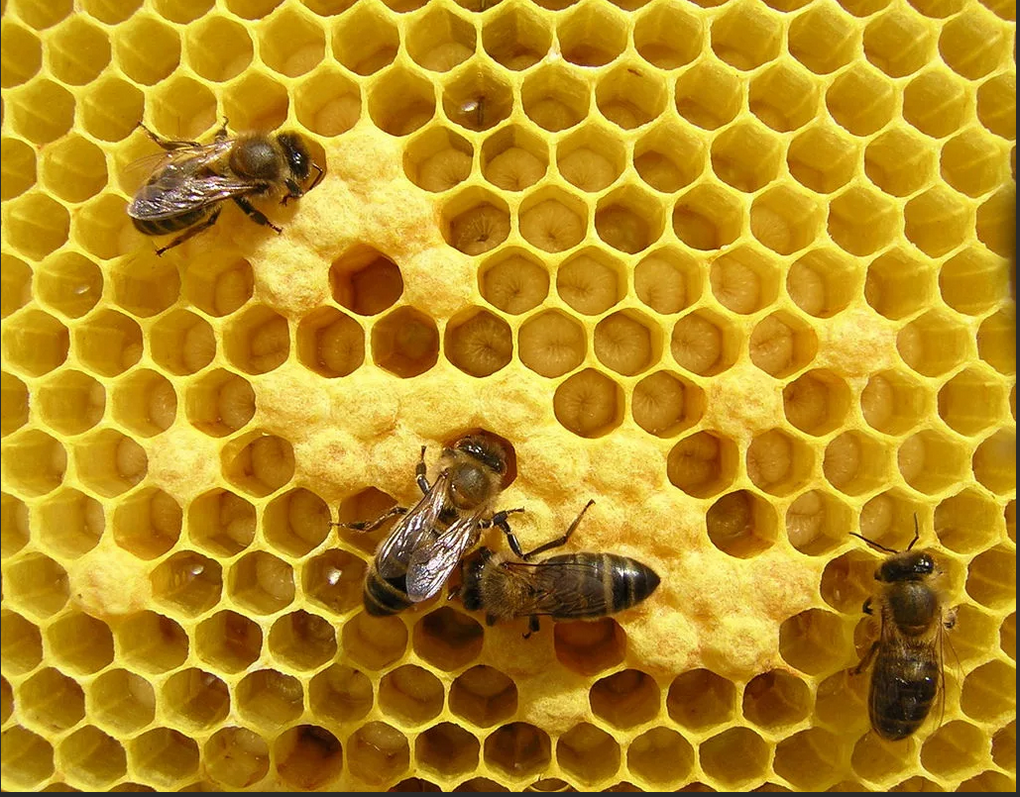
#> input picture imgs/4bees_real.png, 1020 x 797 px
$ python water_shed.py
#> lines starting #> are read from the running program, lines starting #| are printed output that depends on the picture; after the words box and inside, x2 and y2 are one past the last pixel; in counts of white or black regions, pixels touching at a corner belong together
#!/usr/bin/env python3

"""

    Potapov Anton
    22.11.2020
    OpenCv Bees segmentation with Water Shed algorithm

"""

import os
import numpy as np
import cv2

# read in images
dir_name = os.path.dirname(__file__)
image = cv2.imread(os.path.join(dir_name, '../imgs/4bees_real.png'))
#> image is the input picture: shape (797, 1020, 3); mean B, G, R 30.9, 139.5, 182.1

# convert to grayscale
img_gray = cv2.cvtColor(image, cv2.COLOR_BGR2GRAY)
ret, thresh = cv2.threshold(img_gray, 0, 255, cv2.THRESH_BINARY_INV+cv2.THRESH_OTSU)
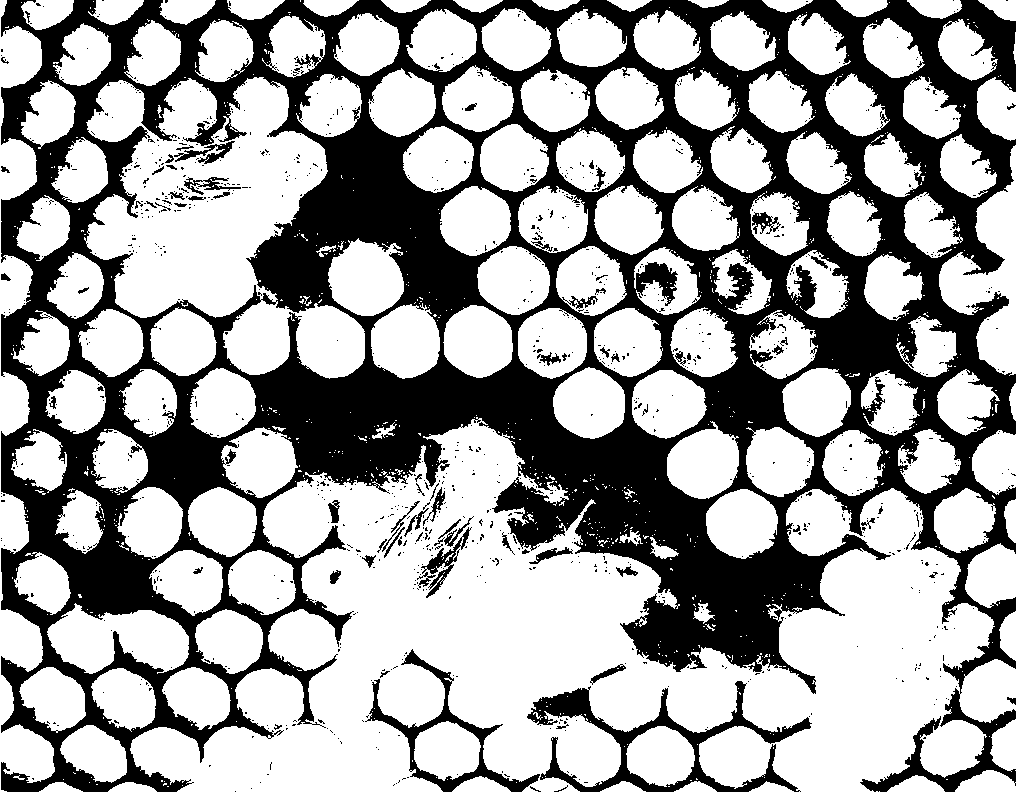
#> thresh: shape (797, 1020); 64.2% white; 1144 black regions (1069 under 20 px), largest, box (x1, y1, x2, y2) and area: (1, 0, 1016, 792) 272406, (527, 681, 812, 792) 6710, (365, 649, 540, 792) 3321
#> ret = 152
# noise removal
kernel = np.ones((3, 3), np.uint8)
opening = cv2.morphologyEx(thresh, cv2.MORPH_OPEN, kernel, iterations=2)
#> opening: shape (797, 1020); 61.3% white; 245 black regions (215 under 20 px), largest, box (x1, y1, x2, y2) and area: (0, 0, 1016, 792) 299532, (362, 649, 812, 792) 11182, (413, 516, 474, 598) 1895

# sure background area
sure_bg = cv2.dilate(opening, kernel, iterations=3)
#> sure_bg: shape (797, 1020); 76.4% white; 179 black regions (99 under 20 px), largest, box (x1, y1, x2, y2) and area: (250, 344, 831, 670) 56130, (502, 0, 1013, 547) 52972, (0, 0, 236, 633) 30499

# Finding sure foreground area
dist_transform = cv2.distanceTransform(opening, cv2.DIST_L2, 5)
ret, sure_fg = cv2.threshold(dist_transform, 0.7*dist_transform.max(), 255, 0)
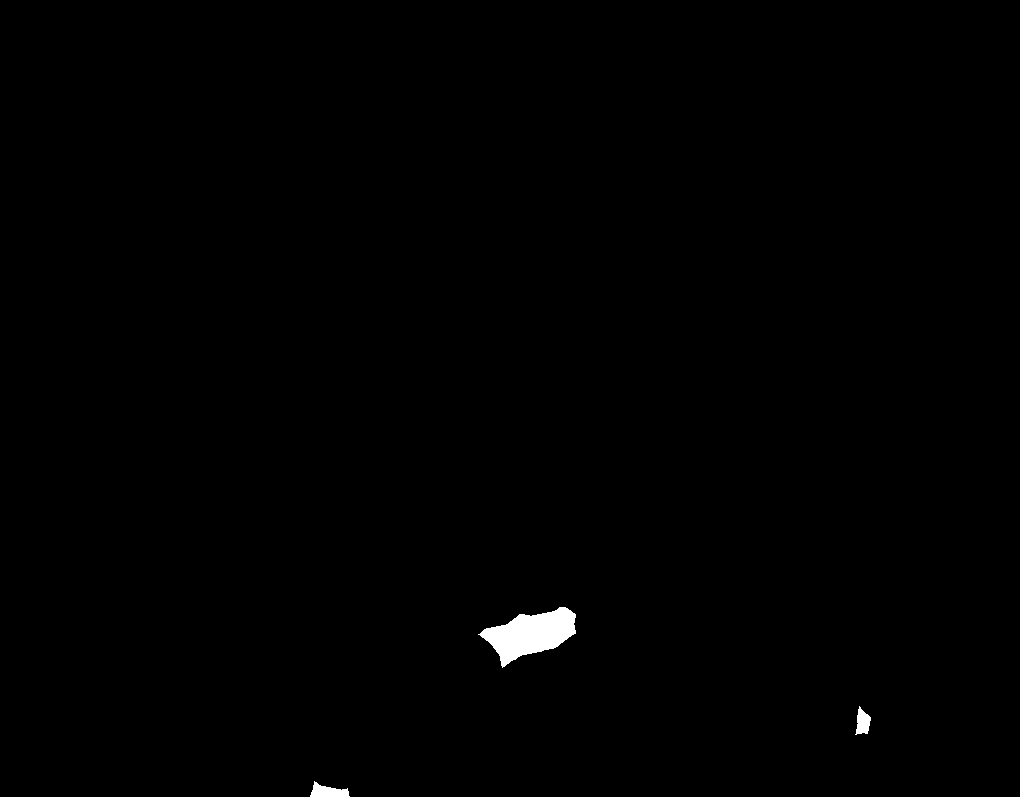
#> sure_fg: shape (797, 1020) float32; 0.47% white; 3 white regions, box (x1, y1, x2, y2) and area: (478, 607, 576, 668) 3144, (310, 781, 350, 797) 376, (855, 706, 871, 735) 287
#> ret = 46.05

# Finding unknown region
sure_fg = np.uint8(sure_fg)
unknown = cv2.subtract(sure_bg, sure_fg)
# Marker labelling
ret, markers = cv2.connectedComponents(sure_fg)
#> markers: shape (797, 1020) int32; 4 distinct labels, from 0 to 3
#> ret = 4
# Add one to all labels so that sure background is not 0, but 1
markers = markers+1
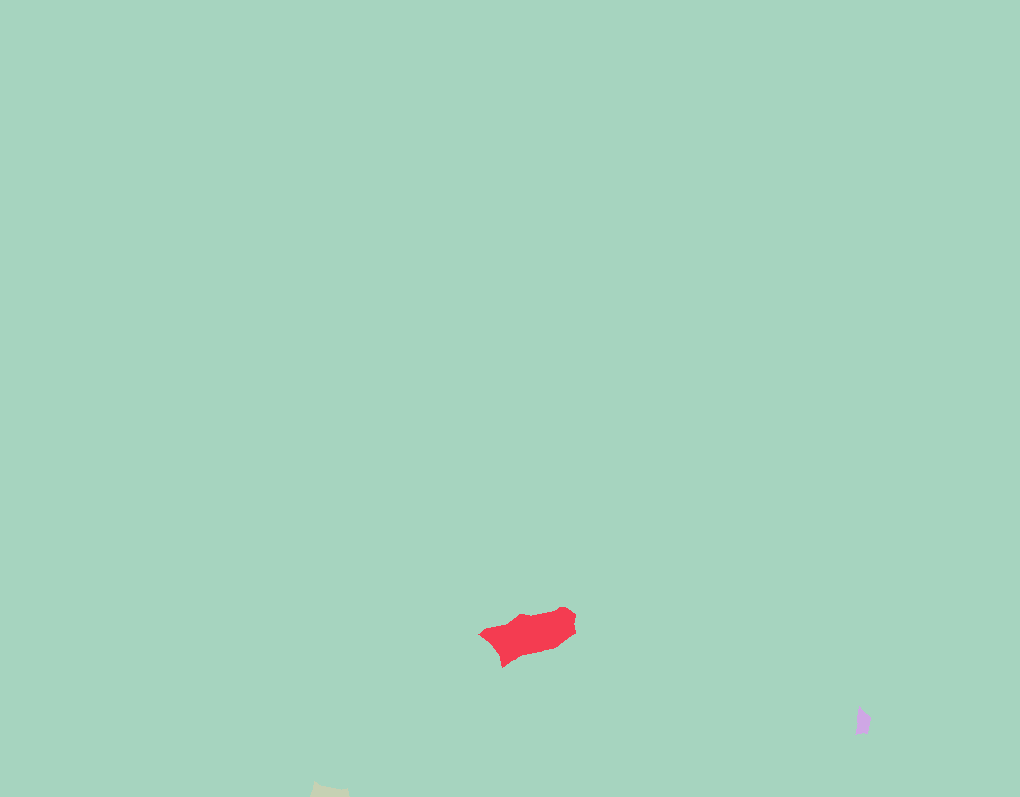
#> markers: shape (797, 1020) int32; 4 distinct labels, from 1 to 4; one colour per label, 0 black

# Now, mark the region of unknown with zero
markers[unknown == 255] = 0
#> markers: shape (797, 1020) int32; 5 distinct labels, from 0 to 4
markers_labels = cv2.watershed(image, markers)
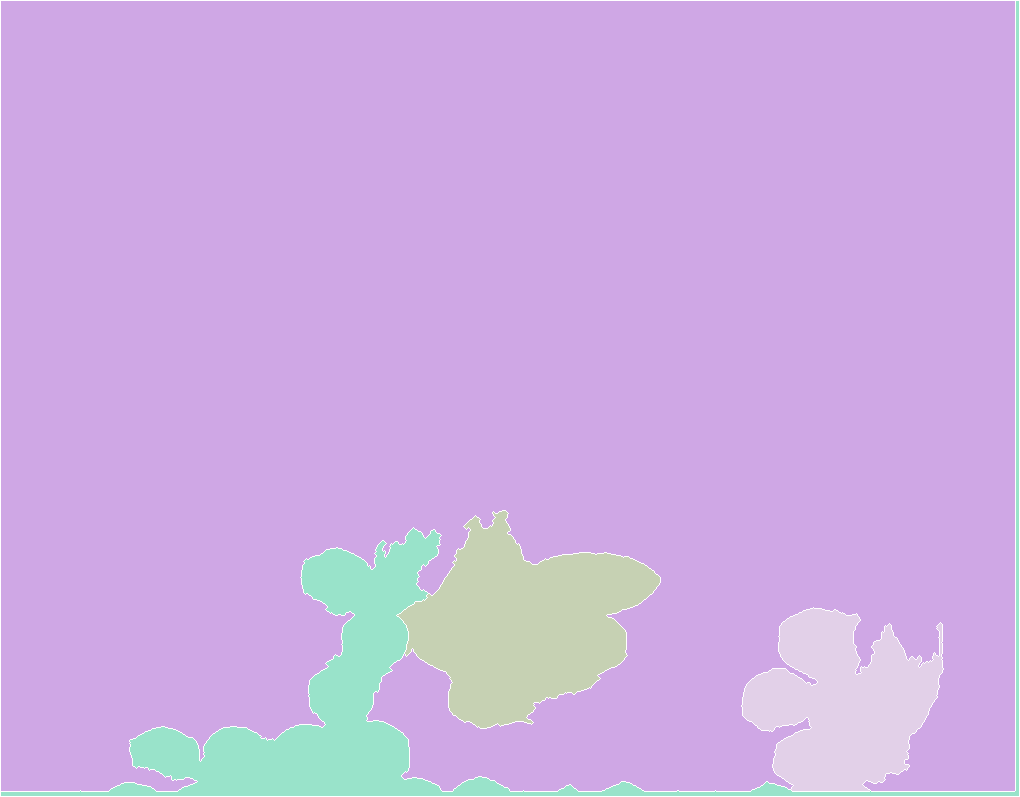
#> markers_labels: shape (797, 1020) int32; 5 distinct labels, from -1 to 4; one colour per label, 0 black, -1 white
print(markers_labels)
#> (printed output is left out)
image[markers == -1] = [255, 0, 0]
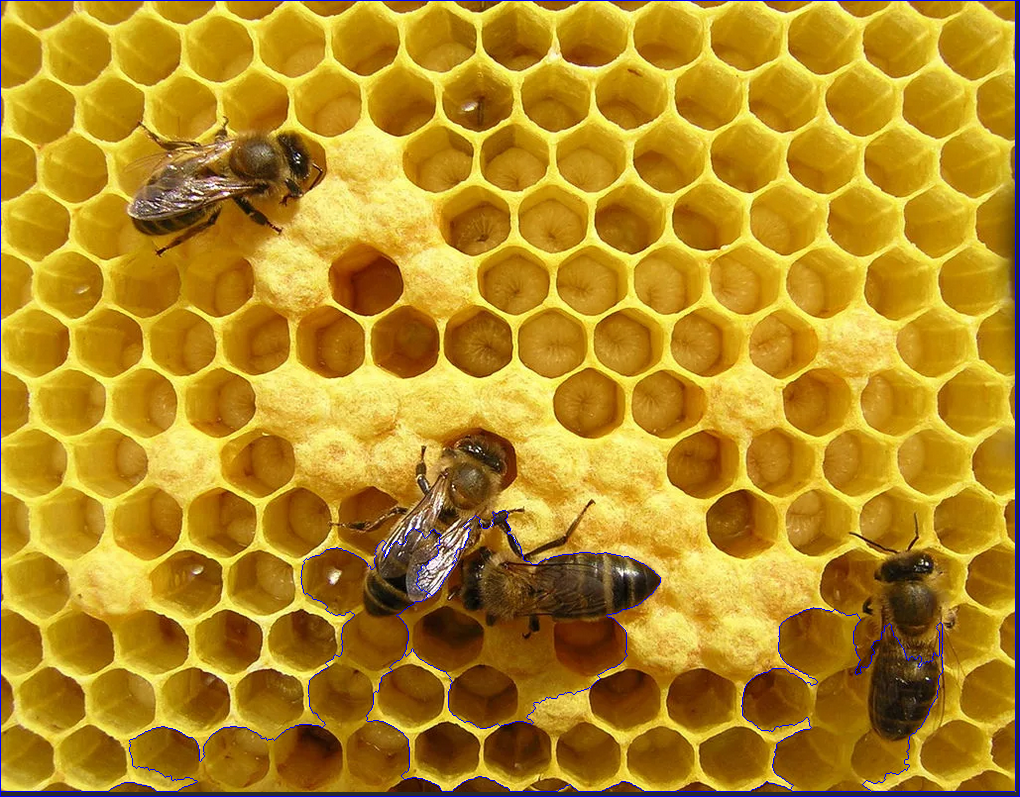
#> image: shape (797, 1020, 3); 0.97% of pixels changed, all inside (x1, y1, x2, y2) = (0, 0, 1020, 797)

cv2.imwrite('results/4bees_real.png', image)
cv2.imshow("Water Shed", image)

while True:
    if cv2.waitKey(10) == 27:  # Esc key
#> (key Esc is pressed here)
        break

cv2.destroyAllWindows()

$ run again, with imgs/9bees.jpeg saved as imgs/4bees_real.png
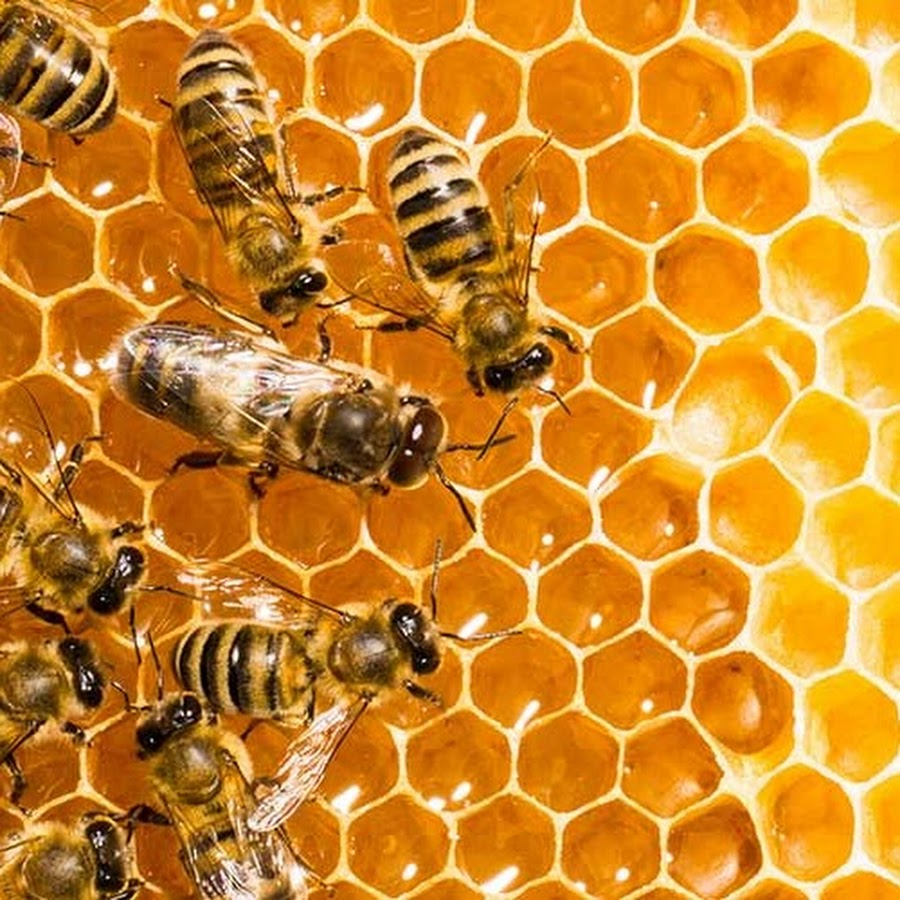
#> input picture imgs/9bees.jpeg, 900 x 900 px
#> image is the input picture: shape (900, 900, 3); mean B, G, R 41.6, 135.6, 206.2
#> `ret, thresh = cv2.threshold(img_gray, 0, 255, cv2.THRESH_BINARY_INV+cv..`:
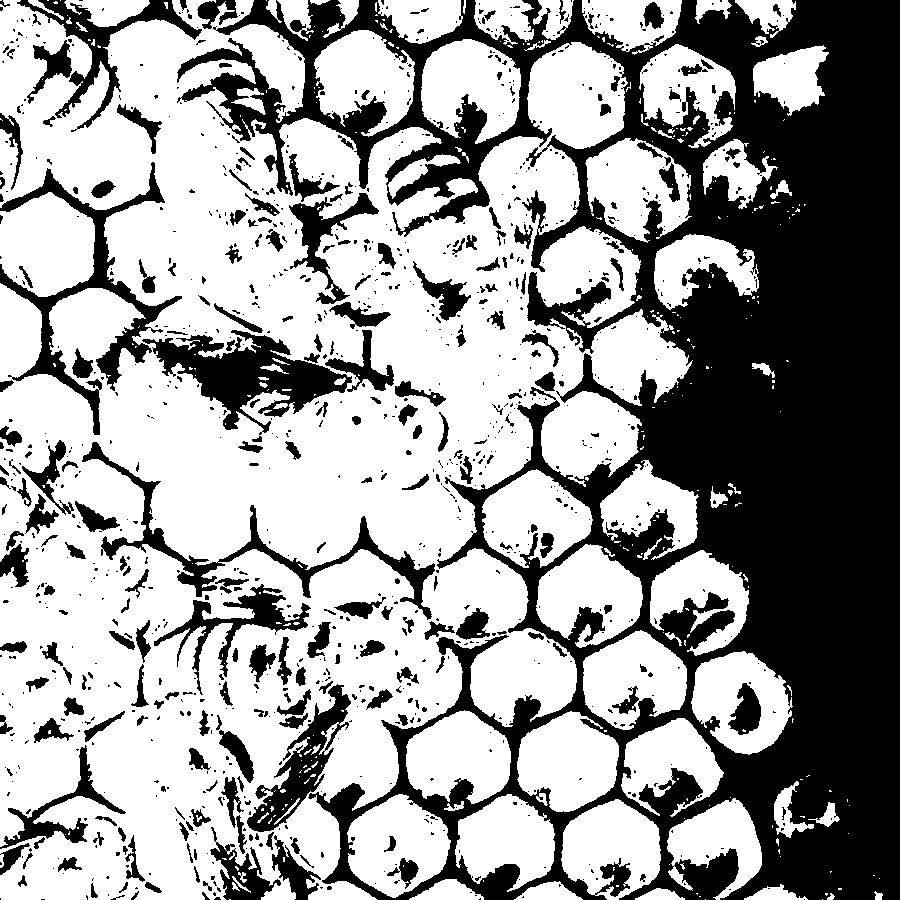
#> thresh: shape (900, 900); 61% white; 1110 black regions (850 under 20 px), largest, box (x1, y1, x2, y2) and area: (177, 0, 900, 900) 236059, (142, 330, 352, 435) 8515, (0, 162, 182, 435) 7800
#> `ret, thresh = cv2.threshold(img_gray, 0, 255, cv2.THRESH_BINARY_INV+cv..`: ret = 154
#> opening: shape (900, 900); 57.6% white; 414 black regions (297 under 20 px), largest, box (x1, y1, x2, y2) and area: (0, 0, 900, 900) 315794, (0, 440, 120, 587) 4000, (0, 711, 126, 875) 3475
#> sure_bg: shape (900, 900); 71.8% white; 246 black regions (128 under 20 px), largest, box (x1, y1, x2, y2) and area: (213, 0, 900, 900) 183493, (120, 289, 391, 426) 9068, (250, 684, 348, 837) 3898
#> `ret, sure_fg = cv2.threshold(dist_transform, 0.7*dist_transform.max(),..`: ret = 33.31
#> `ret, markers = cv2.connectedComponents(sure_fg)`: ret = 6
#> markers_labels: shape (900, 900) int32; 7 distinct labels, from -1 to 6
#> (printed output is left out)
#> `image[markers == -1] = [255, 0, 0]`:
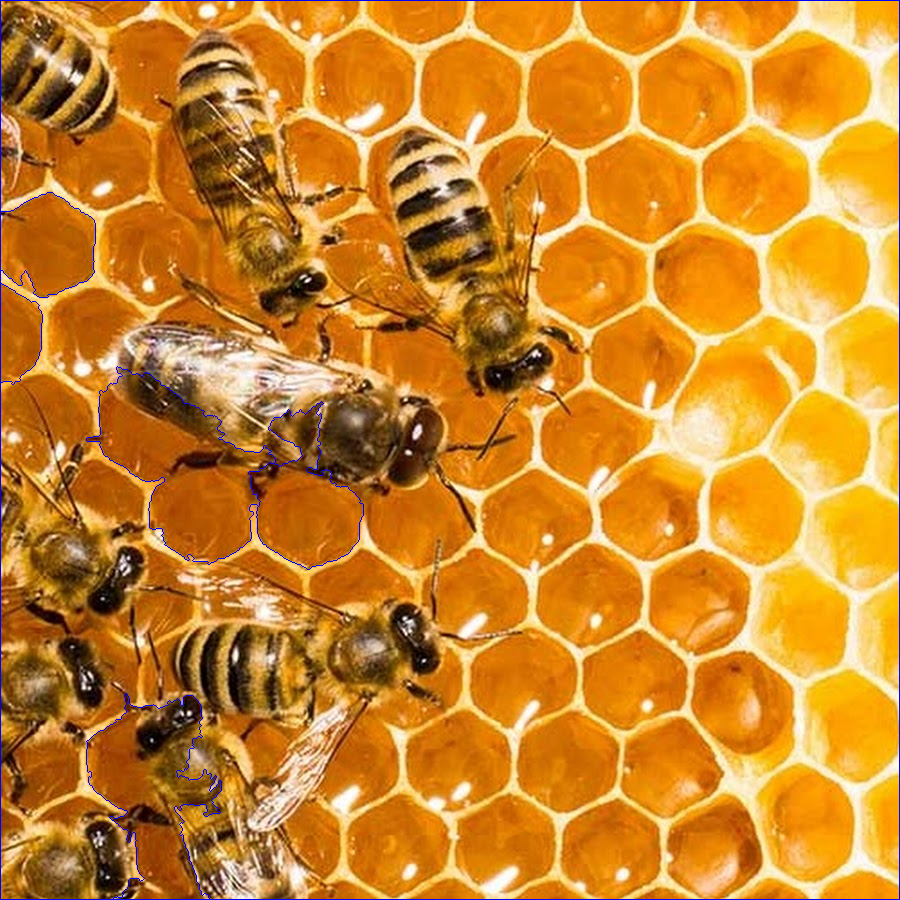
#> image: shape (900, 900, 3); 0.73% of pixels changed, all inside (x1, y1, x2, y2) = (0, 0, 900, 900)
